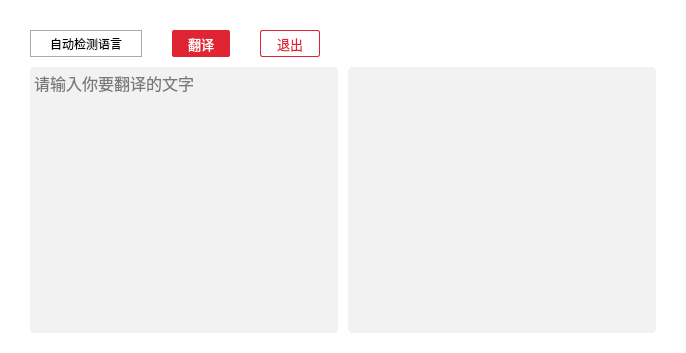
<?xml version="1.0" encoding="UTF-8"?>
<ui version="4.0">
 <class>Form</class>
 <widget class="QWidget" name="Form">
  <property name="geometry">
   <rect>
    <x>0</x>
    <y>0</y>
    <width>686</width>
    <height>353</height>
   </rect>
  </property>
  <property name="windowTitle">
   <string>Translator Program</string>
  </property>
  <property name="styleSheet">
   <string notr="true">QWidget{background:#fff;}
QLabel { border:1px solid #aaa;	font: 10pt &quot;黑体&quot;;
} QPushButton {padding-left:16px;padding-right:16px;border:none;border-radius:2px;} QPushButton#exit_btn{
color:#e02433;border:1px solid #e02433;}
QPushButton#translate_btn{
background:#e02433;color:white;
}QPushButton#exit_btn:hover{
background:#bf0917;color:white;border:1px solid #bf0917;cursor:PointingHandCursor;}
 QPushButton#translate_btn:hover{
background:#bf0917;color:white;border:1px solid #bf0917;cursor:PointingHandCursor;}
QTextEdit{background:#f2f2f2;border-radius:4px;}</string>
  </property>
  <layout class="QVBoxLayout" name="verticalLayout" stretch="1,10">
   <property name="spacing">
    <number>10</number>
   </property>
   <property name="leftMargin">
    <number>30</number>
   </property>
   <property name="topMargin">
    <number>30</number>
   </property>
   <property name="rightMargin">
    <number>30</number>
   </property>
   <property name="bottomMargin">
    <number>20</number>
   </property>
   <item>
    <layout class="QHBoxLayout" name="horizontalLayout">
     <property name="spacing">
      <number>30</number>
     </property>
     <item>
      <widget class="QLabel" name="label">
       <property name="styleSheet">
        <string notr="true">padding:0 16px 0;</string>
       </property>
       <property name="text">
        <string>自动检测语言</string>
       </property>
      </widget>
     </item>
     <item>
      <widget class="QPushButton" name="translate_btn">
       <property name="sizePolicy">
        <sizepolicy hsizetype="Minimum" vsizetype="Expanding">
         <horstretch>0</horstretch>
         <verstretch>0</verstretch>
        </sizepolicy>
       </property>
       <property name="font">
        <font>
         <family>黑体</family>
         <pointsize>10</pointsize>
        </font>
       </property>
       <property name="text">
        <string>翻译</string>
       </property>
      </widget>
     </item>
     <item>
      <widget class="QPushButton" name="exit_btn">
       <property name="sizePolicy">
        <sizepolicy hsizetype="Minimum" vsizetype="Expanding">
         <horstretch>0</horstretch>
         <verstretch>0</verstretch>
        </sizepolicy>
       </property>
       <property name="font">
        <font>
         <family>黑体</family>
         <pointsize>10</pointsize>
        </font>
       </property>
       <property name="text">
        <string>退出</string>
       </property>
      </widget>
     </item>
     <item>
      <spacer name="horizontalSpacer">
       <property name="orientation">
        <enum>Qt::Horizontal</enum>
       </property>
       <property name="sizeHint" stdset="0">
        <size>
         <width>40</width>
         <height>20</height>
        </size>
       </property>
      </spacer>
     </item>
    </layout>
   </item>
   <item>
    <layout class="QHBoxLayout" name="horizontalLayout_2">
     <property name="spacing">
      <number>10</number>
     </property>
     <item>
      <widget class="QTextEdit" name="currentText">
       <property name="font">
        <font>
         <family>楷体</family>
         <pointsize>12</pointsize>
        </font>
       </property>
       <property name="placeholderText">
        <string>请输入你要翻译的文字</string>
       </property>
      </widget>
     </item>
     <item>
      <widget class="QTextEdit" name="translatedText">
       <property name="enabled">
        <bool>true</bool>
       </property>
       <property name="font">
        <font>
         <family>楷体</family>
         <pointsize>12</pointsize>
        </font>
       </property>
       <property name="readOnly">
        <bool>true</bool>
       </property>
      </widget>
     </item>
    </layout>
   </item>
  </layout>
 </widget>
 <resources/>
 <connections/>
</ui>
